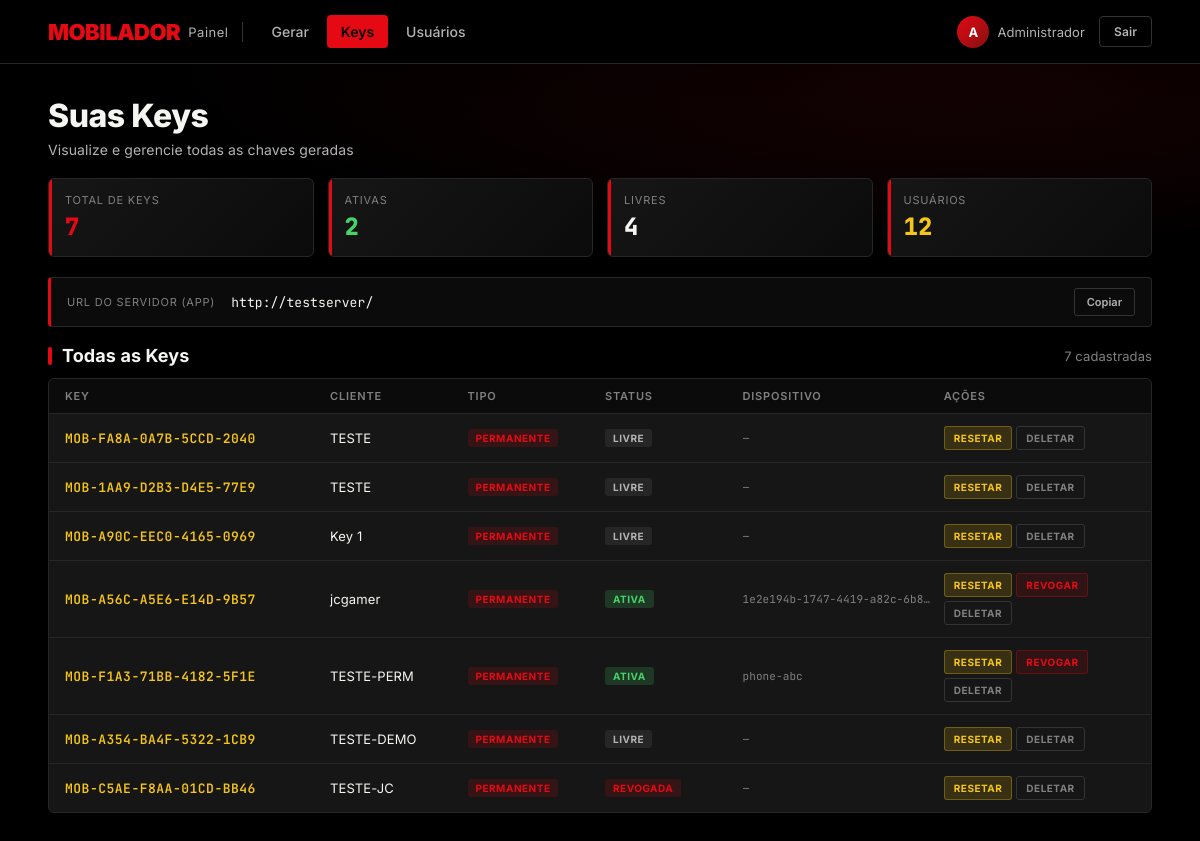
The page /api/painel?tab=lista (signed in) on the database as committed earlier.
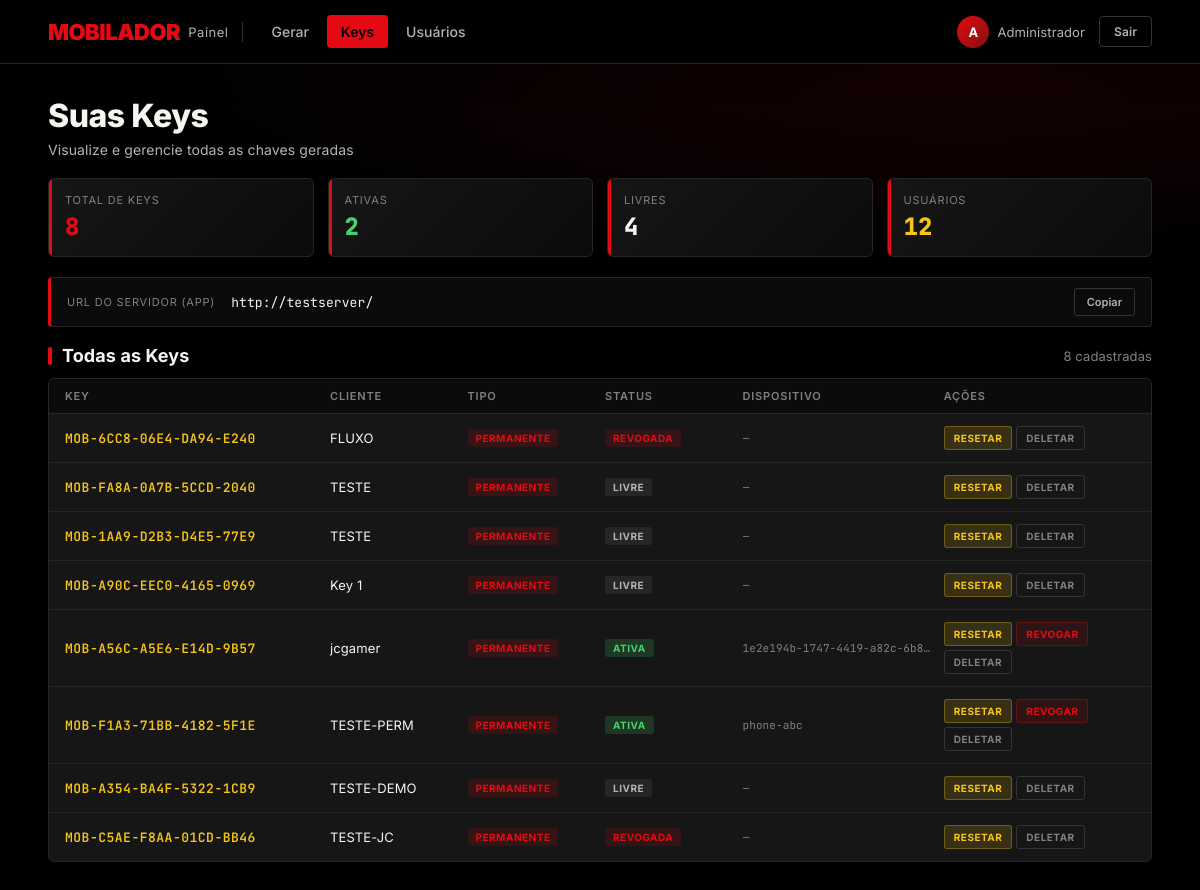
The same page on the database as committed later.
### main.py (models this page shows)
class LicenseKeyDB(Base):
    __tablename__ = "license_keys"
    id = Column(Integer, primary_key=True, autoincrement=True)
    key_code = Column(String(64), unique=True, nullable=False, index=True)
    label = Column(String(255), default="")
    license_type = Column(String(50), default="permanent")
    license_days = Column(Integer, default=0)
    is_active = Column(Boolean, default=True)
    device_id = Column(String(255), default=None, nullable=True)
    user_id = Column(Integer, default=None, nullable=True)
    activated_at = Column(DateTime, default=None, nullable=True)
    created_at = Column(DateTime, default=lambda: datetime.now(timezone.utc))
    notes = Column(Text, default="")

### main.py (the view)
@app.get("/api/painel", response_class=HTMLResponse)
def admin_panel(request: Request, tab: str = "keys", db: Session = Depends(get_db)):
    admin = _admin_from_request(request, db)
    if not admin:
        return render(request, logged=False)
    keys_list = _keys_view(db)
    users_list = db.query(UserDB).all()
    return render(request, **{
        "logged": True,
        "admin_user": admin,
        "users": users_list,
        "keys": keys_list,
        "tab": tab,
        "stats_total": len(keys_list),
        "stats_active": sum(1 for k in keys_list if k.get("is_active") and k.get("device_id")),
        "stats_free": sum(1 for k in keys_list if k.get("is_active") and not k.get("device_id")),
        "stats_users": len([u for u in users_list if not u.is_admin]),
        "format_date": format_date,
        "public_url": os.environ.get("PUBLIC_URL", os.environ.get("RENDER_EXTERNAL_URL", "")),
})

### templates/admin.html (shortened to what the changed rows need)
<!DOCTYPE html>
<html lang="pt-BR">
<head>
</head>
<body>
{% if not logged %}
<div class="login-screen">
  <div class="login-box">
    <div class="login-logo">MOBILADOR<span>.</span></div>
    <h1 class="login-title">Entrar</h1>
    {% if error %}<div class="login-error">{{ error }}</div>{% endif %}
    <form method="post" action="/api/painel/login">
      <div class="field">
        <label>Usuário</label>
        <input type="text" name="username" required autocomplete="username">
      </div>
      <div class="field">
        <label>Senha</label>
        <input type="password" name="password" required autocomplete="current-password">
      </div>
      <button type="submit" class="btn-net">Entrar</button>
    </form>
    <div class="login-hint">Acesso restrito ao administrador</div>
  </div>
  <div class="login-bot">Mobilador &copy; 2026</div>
</div>
{% else %}
<header class="app-header">
  <div class="brand">MOBILADOR <small>Painel</small></div>
  <nav class="nav-tabs">
    <button class="{% if tab=='keys' %}active{% endif %}" onclick="location.href='?tab=keys'">Gerar</button>
    <button class="{% if tab=='lista' %}active{% endif %}" onclick="location.href='?tab=lista'">Keys</button>
    <button class="{% if tab=='usuarios' %}active{% endif %}" onclick="location.href='?tab=usuarios'">Usuários</button>
  </nav>
  <div class="nav-right">
    <div class="user-chip">
      <div class="avatar">{{ (admin_user.display_name or admin_user.username)[:1]|upper }}</div>
      <span>{{ admin_user.display_name or admin_user.username }}</span>
    </div>
    <a href="/api/painel/logout" class="btn-logout">Sair</a>
  </div>
</header>
<section class="hero">
  <h1>{% if tab=='keys' %}Gerar Keys{% elif tab=='lista' %}Suas Keys{% else %}Usuários{% endif %}</h1>
  <p>{% if tab=='keys' %}Crie e distribua chaves de acesso para o app Mobilador{% elif tab=='lista' %}Visualize e gerencie todas as chaves geradas{% else %}Clientes que ativaram licenças no app{% endif %}</p>
  <div class="hero-grid">
    <div class="stat-card">
      <div class="stat-label">Total de Keys</div>
      <div class="stat-value red">{{ stats_total }}</div>
    </div>
    <div class="stat-card">
      <div class="stat-label">Ativas</div>
      <div class="stat-value green">{{ stats_active }}</div>
    </div>
    <div class="stat-card">
      <div class="stat-label">Livres</div>
      <div class="stat-value">{{ stats_free }}</div>
    </div>
    <div class="stat-card">
      <div class="stat-label">Usuários</div>
      <div class="stat-value yellow">{{ stats_users }}</div>
    </div>
  </div>
</section>
<div class="url-ticker">
  <span class="url-label">URL do servidor (app)</span>
  <span class="url-val" id="serverUrl">{{ public_url or request.base_url }}</span>
  <button class="copy-btn" onclick="copyUrl()">Copiar</button>
</div>
<main class="main">
  {% if tab=='keys' %}
    <div class="section-row">
      <div class="section-title">Gerar Keys <small>Distribua o acesso</small></div>
      {% if created_keys %}
      <div class="created-card">
        <h3>✓ Keys geradas com sucesso</h3>
        <div class="created-row-wrap">
          {% for k in created_keys %}
          <div class="created-row">
            <code>{{ k }}</code>
            <button class="created-copy" onclick="copySingle('{{ k }}', this)">Copiar</button>
          </div>
          {% endfor %}
        </div>
        <button class="btn-net" style="width:auto;padding:8px 18px;margin-top:12px;font-size:13px" onclick="copiarChave()">Copiar Todas</button>
        <p class="created-note">No app, o cliente cola apenas a KEY. Sem usuário/senha.</p>
      </div>
      {% endif %}
      <form method="post" action="/api/painel/generate-keys" class="gen-grid">
        <div class="gen-card">
          <div class="gen-info">
            <div class="row2">
              <div class="col2">
                <label>Quantidade</label>
                <input type="number" name="quantity" value="1" min="1" max="50">
              </div>
              <div class="col2">
                <label>Nome / Cliente (opcional)</label>
                <input type="text" name="label" placeholder="Ex: João">
              </div>
            </div>
            <div class="row2">
              <div class="col2">
                <label>Tipo</label>
                <select name="license_type" id="licenseType" onchange="toggleDays()">
                  <option value="permanent">Permanente</option>
                  <option value="temporary">Temporária (dias)</option>
                </select>
              </div>
              <div class="col2" id="daysField" style="display:none">
                <label>Dias</label>
                <input type="number" name="license_days" value="30" min="1" max="36500">
              </div>
            </div>
          </div>
        </div>
        <button type="submit" class="gen-action">GERAR KEY</button>
      </form>
    </div>
  {% elif tab=='lista' %}
    <div class="section-row">
      <div class="section-title">Todas as Keys <small>{{ keys|length if keys else 0 }} cadastradas</small></div>
      {% if keys and keys|length > 0 %}
      <div class="keys-table">
        <div class="keys-thead">
          <div class="h-key">KEY</div>
          <div>Cliente</div>
          <div>Tipo</div>
          <div>Status</div>
          <div>Dispositivo</div>
          <div>Ações</div>
        </div>
        {% for k in keys %}
        <div class="keys-row">
          <div class="key-cell">{{ k.key_code }}</div>
          <div>{{ k.label or '—' }}</div>
          <div>
            {% if k.license_type == "permanent" %}<span class="tag tag-perm">Permanente</span>
            {% else %}<span class="tag tag-temp">{{ k.license_days }}d</span>{% endif %}
          </div>
          <div>
            {% if not k.is_active %}<span class="tag tag-revoked">Revogada</span>
            {% elif k.device_id %}<span class="tag tag-active">Ativa</span>
            {% else %}<span class="tag tag-free">Livre</span>{% endif %}
          </div>
          <div class="device-cell">{{ k.device_id if k.device_id else '—' }}</div>
          <div class="actions">
            <form class="inline-form" method="post" action="/api/painel/key-reset/{{ k.id }}" onsubmit="return confirm('Resetar key {{ k.key_code }}?')">
              <button class="btn-mini reset">Resetar</button>
            </form>
            {% if k.is_active and k.device_id %}
            <form class="inline-form" method="post" action="/api/painel/key-revoke/{{ k.id }}" onsubmit="return confirm('Revogar key {{ k.key_code }}?')">
              <button class="btn-mini revoke">Revogar</button>
            </form>
            {% endif %}
            <form class="inline-form" method="post" action="/api/painel/key-delete/{{ k.id }}" onsubmit="return confirm('Deletar key {{ k.key_code }} permanentemente?')">
              <button class="btn-mini del">Deletar</button>
            </form>
          </div>
        </div>
        {% endfor %}
      </div>
      {% else %}
      <div class="empty-state">
        <div class="empty-icon">⌗</div>
        Nenhuma key cadastrada. Gere na aba "Gerar".
      </div>
      {% endif %}
    </div>
  {% endif %}
</main>
{% endif %}
</body>
</html>

Rows that differ between the two databases and show on the page:
added LicenseKeyDB: key_code "MOB-6CC8-06E4-DA94-E240", label "FLUXO", license_type "PERMANENTE", shows "REVOGADA", device_id "—"
Other text that changed with them:
{{ stats_total }}: "7" → "8"
{{ keys|length if keys else 0 }}: "7" → "8"
